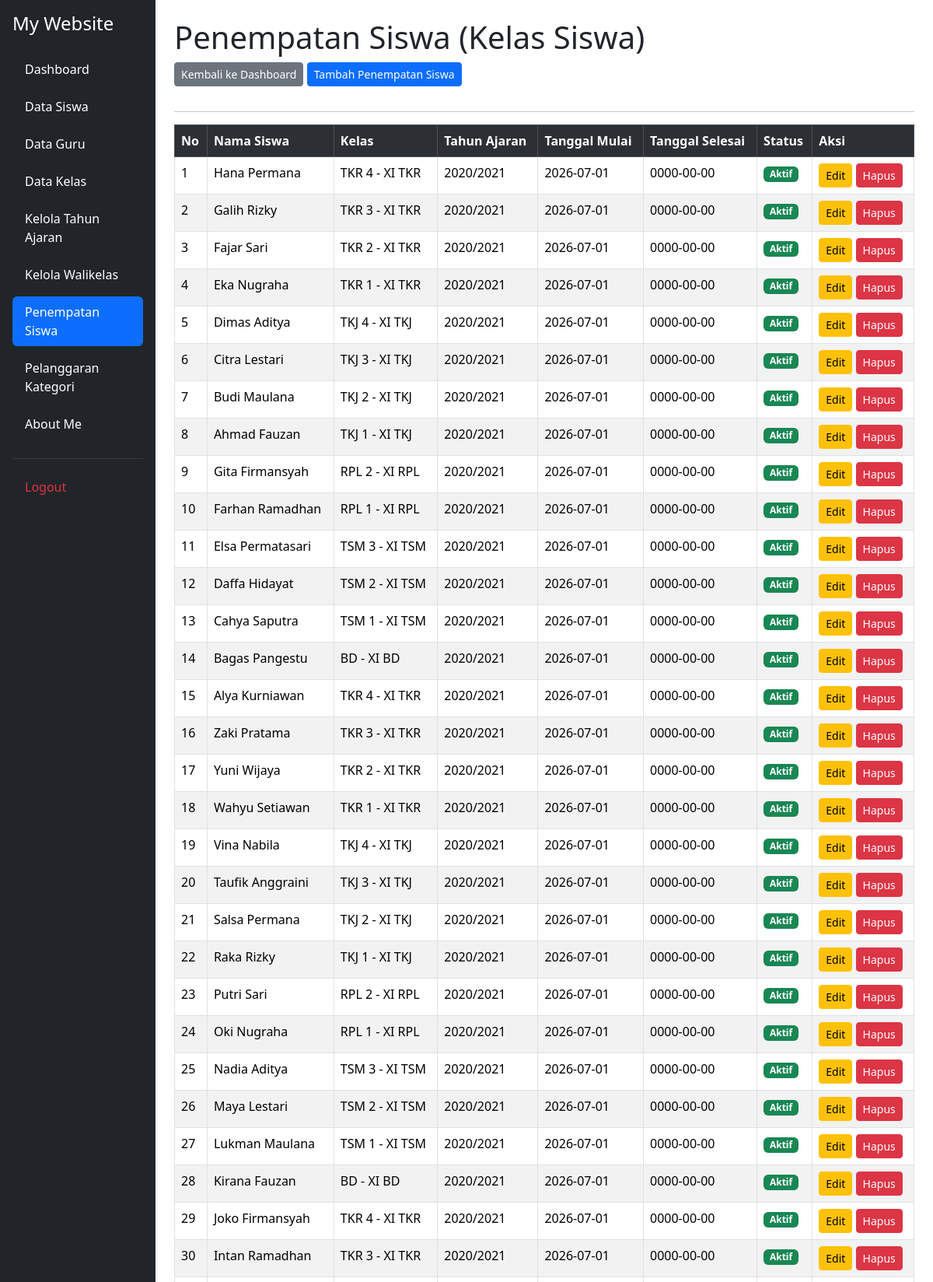
The page /penempatan_siwa.php (signed in, upper part) on the database its author committed.
### tables this page shows
CREATE TABLE `t_kelas_siswa` (
  `id` int(11) NOT NULL,
  `siswa_id` int(11) DEFAULT NULL,
  `tahun_ajaran_id` int(11) DEFAULT NULL,
  `kelas_id` int(11) DEFAULT NULL,
  `tanggal_mulai` date NOT NULL,
  `tanggal_selesai` date NOT NULL,
  `status_aktif` tinyint(1) NOT NULL,
  `created_at` timestamp NOT NULL DEFAULT current_timestamp(),
  `updated_at` timestamp NOT NULL DEFAULT current_timestamp()
);

CREATE TABLE `t_siswa` (
  `id` int(11) NOT NULL,
  `nis` varchar(30) DEFAULT NULL,
  `nisn` varchar(20) NOT NULL,
  `nama` varchar(150) DEFAULT NULL,
  `jenis_kelamin` char(1) NOT NULL,
  `tanggal_lahir` date NOT NULL,
  `alamat` text NOT NULL,
  `status_aktif` tinyint(1) NOT NULL,
  `created_at` timestamp NOT NULL DEFAULT current_timestamp(),
  `updated_at` timestamp NOT NULL DEFAULT current_timestamp()
);

CREATE TABLE `t_kelas` (
  `id` int(11) NOT NULL,
  `nama` varchar(100) DEFAULT NULL,
  `tingkat` varchar(20) NOT NULL,
  `jurusan` varchar(100) NOT NULL,
  `status_aktif` tinyint(1) NOT NULL,
  `created_at` timestamp NOT NULL DEFAULT current_timestamp(),
  `updated_at` timestamp NOT NULL DEFAULT current_timestamp()
);

CREATE TABLE `t_tahun_ajaran` (
  `id` int(11) NOT NULL,
  `nama` varchar(20) DEFAULT NULL,
  `tanggal_mulai` date NOT NULL,
  `tanggal_selesai` date NOT NULL,
  `status_aktif` tinyint(1) NOT NULL,
  `created_at` timestamp NOT NULL DEFAULT current_timestamp(),
  `updated_at` timestamp NOT NULL DEFAULT current_timestamp()
);

### penempatan_siwa.php (the view, shortened to what this page needs)
<?php
$sql = "SELECT
            ks.*,
            s.nama AS nama_siswa,
            k.nama AS nama_kelas,
            k.tingkat,
            k.jurusan,
            ta.nama AS tahun_ajaran
        FROM t_kelas_siswa ks
        LEFT JOIN t_siswa s ON ks.siswa_id = s.id
        LEFT JOIN t_kelas k ON ks.kelas_id = k.id
        LEFT JOIN t_tahun_ajaran ta
            ON ks.tahun_ajaran_id = ta.id
        ORDER BY ks.id DESC";
$hasil = mysqli_query($koneksi, $sql);
?>
<!DOCTYPE html>
<html lang="id">
<head>
    <link href="https://cdn.jsdelivr.net/npm/bootstrap@5.3.8/dist/css/bootstrap.min.css" rel="stylesheet">
</head>
<body>
<div class="container-fluid">
    <div class="row">
        <div class="col-md-3 col-lg-2 bg-dark min-vh-100 p-3">
            <h4 class="text-white mb-4">
                My Website
            </h4>
            <ul class="nav nav-pills flex-column">
                <li class="nav-item mb-2">
                    <a href="dashboard.php" class="nav-link text-white">
                        Dashboard
                    </a>
                </li>
                <li class="nav-item mb-2">
                    <a href="kelola_siswa.php" class="nav-link text-white">
                        Data Siswa
                    </a>
                </li>
                <li class="nav-item mb-2">
                    <a href="kelola_guru.php" class="nav-link text-white">
                        Data Guru
                    </a>
                </li>
                <li class="nav-item mb-2">
                    <a href="kelola_kelas.php" class="nav-link text-white">
                        Data Kelas
                    </a>
                </li>
                <li class="nav-item mb-2">
                    <a href="kelola_tahun_ajaran.php" class="nav-link text-white">
                        Kelola Tahun Ajaran
                    </a>
                </li>
                <li class="nav-item mb-2">
                    <a href="kelola_wali_kelas.php" class="nav-link text-white">
                        Kelola Walikelas
                    </a>
                </li>
                <li class="nav-item mb-2">
                    <a href="penempatan_siswa.php" class="nav-link active">
                        Penempatan Siswa
                    </a>
                </li>
                <li class="nav-item mb-2">
                    <a href="kelola_kategori_pelanggaran.php" class="nav-link text-white">
                        Pelanggaran Kategori
                    </a>
                </li>
                <li class="nav-item mb-2">
                    <a href="tentang_saya.php" class="nav-link text-white">
                        About Me
                    </a>
                </li>
                <hr class="text-secondary">
                <li class="nav-item">
                    <a href="logout.php" class="nav-link text-danger">
                        Logout
                    </a>
                </li>
            </ul>
        </div>
        <main class="col-md-9 col-lg-10 p-4">
            <h1>Penempatan Siswa (Kelas Siswa)</h1>
            <a href="dashboard.php" class="btn btn-secondary btn-sm mb-3">Kembali ke Dashboard</a>
            <a href="tambah_penempatan_siswa.php" class="btn btn-primary btn-sm mb-3">Tambah Penempatan Siswa</a>
            <hr>
            <div class="table-responsive">
                <table class="table table-bordered table-striped" cellpadding="8" cellspacing="0">
                    <tr class="table-dark">
                        <th>No</th>
                        <th>Nama Siswa</th>
                        <th>Kelas</th>
                        <th>Tahun Ajaran</th>
                        <th>Tanggal Mulai</th>
                        <th>Tanggal Selesai</th>
                        <th>Status</th>
                        <th>Aksi</th>
                    </tr>
                    <?php
                    $no = 1;
                    while ($data = mysqli_fetch_assoc($hasil)) {
                    ?>
                    <tr>
                        <td><?php echo $no++; ?></td>
                        <td><?php echo htmlspecialchars($data['nama_siswa'] ?? '-'); ?></td>
                        <td>
                            <?php
                            echo htmlspecialchars(
                                ($data['nama_kelas'] ?? '-') . ' - ' .
                                ($data['tingkat'] ?? '-') . ' ' .
                                ($data['jurusan'] ?? '')
                            );
                            ?>
                        </td>
                        <td><?php echo htmlspecialchars($data['tahun_ajaran'] ?? '-'); ?></td>
                        <td><?php echo $data['tanggal_mulai']; ?></td>
                        <td><?php echo $data['tanggal_selesai']; ?></td>
                        <td>
                            <?php echo $data['status_aktif'] == 1 ? '<span class="badge bg-success">Aktif</span>' : '<span class="badge bg-secondary">Tidak Aktif</span>'; ?>
                        </td>
                        <td>
                            <a href="edit_penempatan.php?id=<?php echo $data['id']; ?>" class="btn btn-warning btn-sm">Edit</a>
                            <a href="hapus_penempatan.php?id=<?php echo $data['id']; ?>"
                               onclick="return confirm('Yakin ingin menghapus data ini?')" class="btn btn-danger btn-sm">
                                Hapus
                            </a>
                        </td>
                    </tr>
                    <?php } ?>
                </table>
            </div>
        </main>
    </div>
</div>
</body>
</html>

### rows shown on the page
t_kelas_siswa: siswa.nama "Hana Permana", kelas.jurusan "TKR 4 - XI TKR", tahun_ajaran.nama "2020/2021", tanggal_mulai "2026-07-01", tanggal_selesai "0000-00-00", status_aktif "Aktif"
t_kelas_siswa: siswa.nama "Galih Rizky", kelas.jurusan "TKR 3 - XI TKR", tahun_ajaran.nama "2020/2021", tanggal_mulai "2026-07-01", tanggal_selesai "0000-00-00", status_aktif "Aktif"
t_kelas_siswa: siswa.nama "Fajar Sari", kelas.jurusan "TKR 2 - XI TKR", tahun_ajaran.nama "2020/2021", tanggal_mulai "2026-07-01", tanggal_selesai "0000-00-00", status_aktif "Aktif"
t_kelas_siswa: siswa.nama "Eka Nugraha", kelas.jurusan "TKR 1 - XI TKR", tahun_ajaran.nama "2020/2021", tanggal_mulai "2026-07-01", tanggal_selesai "0000-00-00", status_aktif "Aktif"
t_kelas_siswa: siswa.nama "Dimas Aditya", kelas.jurusan "TKJ 4 - XI TKJ", tahun_ajaran.nama "2020/2021", tanggal_mulai "2026-07-01", tanggal_selesai "0000-00-00", status_aktif "Aktif"
t_kelas_siswa: siswa.nama "Citra Lestari", kelas.jurusan "TKJ 3 - XI TKJ", tahun_ajaran.nama "2020/2021", tanggal_mulai "2026-07-01", tanggal_selesai "0000-00-00", status_aktif "Aktif"
t_kelas_siswa: siswa.nama "Budi Maulana", kelas.jurusan "TKJ 2 - XI TKJ", tahun_ajaran.nama "2020/2021", tanggal_mulai "2026-07-01", tanggal_selesai "0000-00-00", status_aktif "Aktif"
t_kelas_siswa: siswa.nama "Ahmad Fauzan", kelas.jurusan "TKJ 1 - XI TKJ", tahun_ajaran.nama "2020/2021", tanggal_mulai "2026-07-01", tanggal_selesai "0000-00-00", status_aktif "Aktif"
t_kelas_siswa: siswa.nama "Gita Firmansyah", kelas.jurusan "RPL 2 - XI RPL", tahun_ajaran.nama "2020/2021", tanggal_mulai "2026-07-01", tanggal_selesai "0000-00-00", status_aktif "Aktif"
t_kelas_siswa: siswa.nama "Farhan Ramadhan", kelas.jurusan "RPL 1 - XI RPL", tahun_ajaran.nama "2020/2021", tanggal_mulai "2026-07-01", tanggal_selesai "0000-00-00", status_aktif "Aktif"
t_kelas_siswa: siswa.nama "Elsa Permatasari", kelas.jurusan "TSM 3 - XI TSM", tahun_ajaran.nama "2020/2021", tanggal_mulai "2026-07-01", tanggal_selesai "0000-00-00", status_aktif "Aktif"
t_kelas_siswa: siswa.nama "Daffa Hidayat", kelas.jurusan "TSM 2 - XI TSM", tahun_ajaran.nama "2020/2021", tanggal_mulai "2026-07-01", tanggal_selesai "0000-00-00", status_aktif "Aktif"
t_kelas_siswa: siswa.nama "Cahya Saputra", kelas.jurusan "TSM 1 - XI TSM", tahun_ajaran.nama "2020/2021", tanggal_mulai "2026-07-01", tanggal_selesai "0000-00-00", status_aktif "Aktif"
t_kelas_siswa: siswa.nama "Bagas Pangestu", kelas.jurusan "BD - XI BD", tahun_ajaran.nama "2020/2021", tanggal_mulai "2026-07-01", tanggal_selesai "0000-00-00", status_aktif "Aktif"
t_kelas_siswa: siswa.nama "Alya Kurniawan", kelas.jurusan "TKR 4 - XI TKR", tahun_ajaran.nama "2020/2021", tanggal_mulai "2026-07-01", tanggal_selesai "0000-00-00", status_aktif "Aktif"
t_kelas_siswa: siswa.nama "Zaki Pratama", kelas.jurusan "TKR 3 - XI TKR", tahun_ajaran.nama "2020/2021", tanggal_mulai "2026-07-01", tanggal_selesai "0000-00-00", status_aktif "Aktif"
t_kelas_siswa: siswa.nama "Yuni Wijaya", kelas.jurusan "TKR 2 - XI TKR", tahun_ajaran.nama "2020/2021", tanggal_mulai "2026-07-01", tanggal_selesai "0000-00-00", status_aktif "Aktif"
t_kelas_siswa: siswa.nama "Wahyu Setiawan", kelas.jurusan "TKR 1 - XI TKR", tahun_ajaran.nama "2020/2021", tanggal_mulai "2026-07-01", tanggal_selesai "0000-00-00", status_aktif "Aktif"
t_kelas_siswa: siswa.nama "Vina Nabila", kelas.jurusan "TKJ 4 - XI TKJ", tahun_ajaran.nama "2020/2021", tanggal_mulai "2026-07-01", tanggal_selesai "0000-00-00", status_aktif "Aktif"
t_kelas_siswa: siswa.nama "Taufik Anggraini", kelas.jurusan "TKJ 3 - XI TKJ", tahun_ajaran.nama "2020/2021", tanggal_mulai "2026-07-01", tanggal_selesai "0000-00-00", status_aktif "Aktif"
t_kelas_siswa: siswa.nama "Salsa Permana", kelas.jurusan "TKJ 2 - XI TKJ", tahun_ajaran.nama "2020/2021", tanggal_mulai "2026-07-01", tanggal_selesai "0000-00-00", status_aktif "Aktif"
t_kelas_siswa: siswa.nama "Raka Rizky", kelas.jurusan "TKJ 1 - XI TKJ", tahun_ajaran.nama "2020/2021", tanggal_mulai "2026-07-01", tanggal_selesai "0000-00-00", status_aktif "Aktif"
t_kelas_siswa: siswa.nama "Putri Sari", kelas.jurusan "RPL 2 - XI RPL", tahun_ajaran.nama "2020/2021", tanggal_mulai "2026-07-01", tanggal_selesai "0000-00-00", status_aktif "Aktif"
t_kelas_siswa: siswa.nama "Oki Nugraha", kelas.jurusan "RPL 1 - XI RPL", tahun_ajaran.nama "2020/2021", tanggal_mulai "2026-07-01", tanggal_selesai "0000-00-00", status_aktif "Aktif"
t_kelas_siswa: siswa.nama "Nadia Aditya", kelas.jurusan "TSM 3 - XI TSM", tahun_ajaran.nama "2020/2021", tanggal_mulai "2026-07-01", tanggal_selesai "0000-00-00", status_aktif "Aktif"
t_kelas_siswa: siswa.nama "Maya Lestari", kelas.jurusan "TSM 2 - XI TSM", tahun_ajaran.nama "2020/2021", tanggal_mulai "2026-07-01", tanggal_selesai "0000-00-00", status_aktif "Aktif"
t_kelas_siswa: siswa.nama "Lukman Maulana", kelas.jurusan "TSM 1 - XI TSM", tahun_ajaran.nama "2020/2021", tanggal_mulai "2026-07-01", tanggal_selesai "0000-00-00", status_aktif "Aktif"
t_kelas_siswa: siswa.nama "Kirana Fauzan", kelas.jurusan "BD - XI BD", tahun_ajaran.nama "2020/2021", tanggal_mulai "2026-07-01", tanggal_selesai "0000-00-00", status_aktif "Aktif"
t_kelas_siswa: siswa.nama "Joko Firmansyah", kelas.jurusan "TKR 4 - XI TKR", tahun_ajaran.nama "2020/2021", tanggal_mulai "2026-07-01", tanggal_selesai "0000-00-00", status_aktif "Aktif"
t_kelas_siswa: siswa.nama "Intan Ramadhan", kelas.jurusan "TKR 3 - XI TKR", tahun_ajaran.nama "2020/2021", tanggal_mulai "2026-07-01", tanggal_selesai "0000-00-00", status_aktif "Aktif"
